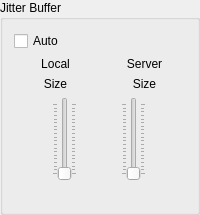
          <widget class="QGroupBox" name="grbJitterBuffer">
           <property name="sizePolicy">
            <sizepolicy hsizetype="Preferred" vsizetype="Preferred">
             <horstretch>0</horstretch>
             <verstretch>0</verstretch>
            </sizepolicy>
           </property>
           <property name="minimumSize">
            <size>
             <width>0</width>
             <height>0</height>
            </size>
           </property>
           <property name="maximumSize">
            <size>
             <width>16777215</width>
             <height>16777215</height>
            </size>
           </property>
           <property name="title">
            <string>Jitter Buffer</string>
           </property>
           <layout class="QVBoxLayout" name="_15">
            <item>
             <widget class="QCheckBox" name="chbAutoJitBuf">
              <property name="sizePolicy">
               <sizepolicy hsizetype="Preferred" vsizetype="Fixed">
                <horstretch>0</horstretch>
                <verstretch>0</verstretch>
               </sizepolicy>
              </property>
              <property name="minimumSize">
               <size>
                <width>100</width>
                <height>0</height>
               </size>
              </property>
              <property name="maximumSize">
               <size>
                <width>16777215</width>
                <height>16777215</height>
               </size>
              </property>
              <property name="text">
               <string>Auto</string>
              </property>
             </widget>
            </item>
            <item>
             <layout class="QHBoxLayout" name="Box_LocalServer">
              <item>
               <widget class="QLabel" name="lblNetBufLabel">
                <property name="text">
                 <string>Local</string>
                </property>
                <property name="alignment">
                 <set>Qt::AlignCenter</set>
                </property>
                <property name="wordWrap">
                 <bool>false</bool>
                </property>
               </widget>
              </item>
              <item>
               <widget class="QLabel" name="lblNetBufServerLabel">
                <property name="text">
                 <string>Server</string>
                </property>
                <property name="alignment">
                 <set>Qt::AlignCenter</set>
                </property>
                <property name="wordWrap">
                 <bool>false</bool>
                </property>
               </widget>
              </item>
             </layout>
            </item>
            <item>
             <layout class="QHBoxLayout" name="Box_JitterBufferSizeSize">
              <item>
               <widget class="QLabel" name="lblNetBuf">
                <property name="text">
                 <string>Size</string>
                </property>
                <property name="alignment">
                 <set>Qt::AlignCenter</set>
                </property>
                <property name="wordWrap">
                 <bool>false</bool>
                </property>
               </widget>
              </item>
              <item>
               <widget class="QLabel" name="lblNetBufServer">
                <property name="text">
                 <string>Size</string>
                </property>
                <property name="alignment">
                 <set>Qt::AlignCenter</set>
                </property>
                <property name="wordWrap">
                 <bool>false</bool>
                </property>
               </widget>
              </item>
             </layout>
            </item>
            <item>
             <layout class="QHBoxLayout" name="Box_Jitterbuffer_Sliders">
              <item>
               <layout class="QVBoxLayout" name="verticalLayout_16">
                <item>
                 <widget class="QSlider" name="sldNetBuf">
                  <property name="sizePolicy">
                   <sizepolicy hsizetype="Preferred" vsizetype="Expanding">
                    <horstretch>0</horstretch>
                    <verstretch>0</verstretch>
                   </sizepolicy>
                  </property>
                  <property name="minimum">
                   <number>1</number>
                  </property>
                  <property name="maximum">
                   <number>20</number>
                  </property>
                  <property name="pageStep">
                   <number>1</number>
                  </property>
                  <property name="orientation">
                   <enum>Qt::Vertical</enum>
                  </property>
                  <property name="tickPosition">
                   <enum>QSlider::TicksBothSides</enum>
                  </property>
                 </widget>
                </item>
                <item>
                 <layout class="QHBoxLayout" name="horizontalLayout_4">
                  <item>
                   <widget class="CMultiColorLED" name="ledLocalBuffers" native="true">
                    <property name="sizePolicy">
                     <sizepolicy hsizetype="Preferred" vsizetype="Fixed">
                      <horstretch>0</horstretch>
                      <verstretch>0</verstretch>
                     </sizepolicy>
                    </property>
                    <property name="minimumSize">
                     <size>
                      <width>14</width>
                      <height>14</height>
                     </size>
                    </property>
                    <property name="maximumSize">
                     <size>
                      <width>14</width>
                      <height>14</height>
                     </size>
                    </property>
                    <property name="layoutDirection">
                     <enum>Qt::LeftToRight</enum>
                    </property>
                   </widget>
                  </item>
                 </layout>
                </item>
               </layout>
              </item>
              <item>
               <layout class="QVBoxLayout" name="verticalLayout_30">
                <item>
                 <widget class="QSlider" name="sldNetBufServer">
                  <property name="sizePolicy">
                   <sizepolicy hsizetype="Preferred" vsizetype="Expanding">
                    <horstretch>0</horstretch>
                    <verstretch>0</verstretch>
                   </sizepolicy>
                  </property>
                  <property name="minimum">
                   <number>1</number>
                  </property>
                  <property name="maximum">
                   <number>20</number>
                  </property>
                  <property name="pageStep">
                   <number>1</number>
                  </property>
                  <property name="orientation">
                   <enum>Qt::Vertical</enum>
                  </property>
                  <property name="tickPosition">
                   <enum>QSlider::TicksBothSides</enum>
                  </property>
                 </widget>
                </item>
                <item>
                 <layout class="QHBoxLayout" name="horizontalLayout_14">
                  <item>
                   <widget class="CMultiColorLED" name="ledServerBuffers" native="true">
                    <property name="sizePolicy">
                     <sizepolicy hsizetype="Preferred" vsizetype="Fixed">
                      <horstretch>0</horstretch>
                      <verstretch>0</verstretch>
                     </sizepolicy>
                    </property>
                    <property name="minimumSize">
                     <size>
                      <width>14</width>
                      <height>14</height>
                     </size>
                    </property>
                    <property name="maximumSize">
                     <size>
                      <width>14</width>
                      <height>14</height>
                     </size>
                    </property>
                   </widget>
                  </item>
                 </layout>
                </item>
               </layout>
              </item>
             </layout>
            </item>
           </layout>
          </widget>
